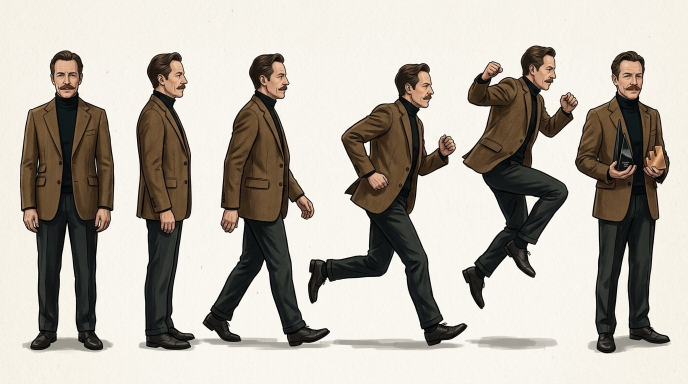
#> input picture Assets/References/ref_tester_turnaround_awards.jpg, 1376 x 768 px (shown at 1/2 size)
$ python extract_character.py
#> lines starting #> are read from the running program, lines starting #| are printed output that depends on the picture; after the words box and inside, x2 and y2 are one past the last pixel; in counts of white or black regions, pixels touching at a corner belong together
### Tools/ArtPipeline/common.py
"""Shared helpers for The Tester art pipeline.

All game art is produced by the scripts in this folder. Run `python3 build_all.py`
from this directory to regenerate every texture in Assets/TheTesterGame/Art/Resources/Art.
"""
import os, json, math
import numpy as np
from PIL import Image, ImageDraw, ImageFilter

HERE = os.path.dirname(os.path.abspath(__file__))
ROOT = os.path.abspath(os.path.join(HERE, '..', '..'))
REFS = os.path.join(ROOT, 'Assets', 'References')
GAME = os.path.join(ROOT, 'Assets', 'TheTesterGame')
ART_OUT = os.path.join(GAME, 'Art', 'Resources', 'Art')
ART_SRC = os.path.join(GAME, 'Art', 'Source')          # pipeline inputs/extras: kept in the project, not shipped
DATA_OUT = os.path.join(GAME, 'Data', 'Resources', 'Data')
FONTS = os.path.join(GAME, 'UI', 'Resources', 'UI', 'Fonts')
UI_OUT = os.path.join(GAME, 'UI', 'Resources', 'UI')
SCRATCH = os.environ.get('TT_SCRATCH', os.path.join(HERE, '_preview'))
os.makedirs(SCRATCH, exist_ok=True)

# Brief palette
MIDNIGHT = (0x09, 0x1B, 0x2D)
PETROL = (0x1B, 0x34, 0x47)
DESAT_BLUE = (0x56, 0x78, 0x89)
TWEED = (0x8A, 0x6B, 0x50)
BRONZE = (0xB6, 0x78, 0x54)
OFFWHITE = (0xD6, 0xCB, 0xC0)
INK = (0x1E, 0x17, 0x14)


def ref(name):
    return os.path.join(REFS, name)


def ensure_dir(p):
    os.makedirs(p, exist_ok=True)
    return p


# [16 lines left out: functions save_png, save_json, not called in this run]


def to_np(img):
    return np.asarray(img.convert('RGBA')).astype(np.float32)


def from_np(a):
    return Image.fromarray(np.clip(a, 0, 255).astype(np.uint8), 'RGBA')


def poly_mask(size, polys, ss=4, blur=0.0):
    """Anti-aliased polygon mask (float 0..1). polys: list of point lists (pixel coords)."""
    w, h = size
    m = Image.new('L', (w * ss, h * ss), 0)
    d = ImageDraw.Draw(m)
    for poly in polys:
        neg = False
        if isinstance(poly, tuple) and poly and poly[0] == '-':
            neg, poly = True, poly[1]
        d.polygon([(x * ss, y * ss) for x, y in poly], fill=0 if neg else 255)
    m = m.resize((w, h), Image.LANCZOS)
    if blur > 0:
        m = m.filter(ImageFilter.GaussianBlur(blur))
    return np.asarray(m).astype(np.float32) / 255.0


def smoothstep(e0, e1, x):
    t = np.clip((x - e0) / (e1 - e0), 0, 1)
    return t * t * (3 - 2 * t)


# [15 lines left out: functions trim, next_pot, not called in this run]


def lerp(a, b, t):
    return a + (b - a) * t


def mix(c1, c2, t):
    return tuple(int(round(lerp(c1[i], c2[i], t))) for i in range(len(c1)))


def rng(seed):
    return np.random.default_rng(seed)

### Tools/ArtPipeline/matte.py
"""Background keying for the illustrated reference sheets (paper / flat backgrounds)."""
import numpy as np
from scipy import ndimage
from common import *


def estimate_bg(a, box, ring=6):
    x0, y0, x1, y1 = box
    sub = a[y0:y1, x0:x1, :3]
    border = np.concatenate([sub[:ring].reshape(-1, 3), sub[-ring:].reshape(-1, 3),
                             sub[:, :ring].reshape(-1, 3), sub[:, -ring:].reshape(-1, 3)])
    return np.median(border, axis=0)


def key_region(a, box, bg=None, t_bg=24.0, t_fg=70.0, local_bg=True, decontam=True):
    """Return RGBA float array (crop of box) with background removed.

    Background = pixels close to bg color AND connected to the crop border.
    Edge alpha is derived from colour distance so anti-aliasing survives.
    """
#> called with box = (255, 85, 415, 715), t_bg = 24, t_fg = 70, local_bg = True, decontam = True
    x0, y0, x1, y1 = box
    sub = a[y0:y1, x0:x1, :3].copy()
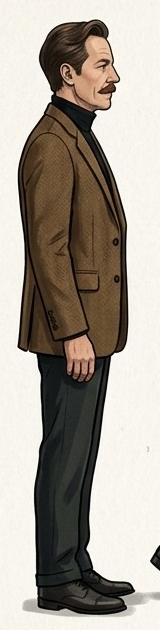
#> sub: shape (630, 160, 3) float32; mean R, G, B 166.9, 159.1, 149
    if bg is None:
        bg = estimate_bg(a, box)
#> bg = [248, 245, 238]
    if local_bg:
        # smooth local background estimate (handles paper gradients)
        bgimg = np.empty_like(sub)
        for c in range(3):
            bgimg[:, :, c] = bg[c]
        near = np.linalg.norm(sub - bg, axis=2) < t_bg * 1.2
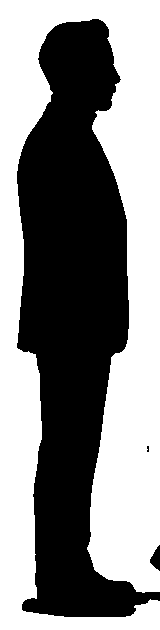
#> near: shape (630, 160) bool; 53.1% white; 3 black regions (1 under 20 px), largest, box (x1, y1, x2, y2) and area: (17, 19, 160, 617) 47142, (150, 545, 160, 571) 157
        for c in range(3):
            ch = np.where(near, sub[:, :, c], np.nan)
            # nan-aware blur via normalized convolution
            v = np.nan_to_num(ch)
            w = (~np.isnan(ch)).astype(np.float32)
            vb = ndimage.gaussian_filter(v, 12)
            wb = ndimage.gaussian_filter(w, 12)
            bgimg[:, :, c] = np.where(wb > 1e-3, vb / np.maximum(wb, 1e-3), bg[c])
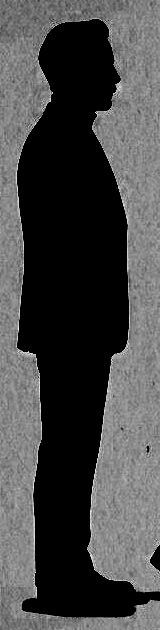
#> ch: shape (630, 160) float32; 46.93% of the values are NaN or infinite; the others: min 219, max 255, mean 238; drawn with min black, max white, NaN and infinite black
    else:
        bgimg = np.broadcast_to(bg, sub.shape)
    d = np.linalg.norm(sub - bgimg, axis=2)
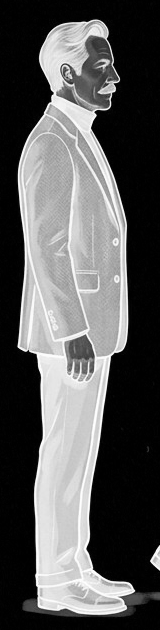
#> d: shape (630, 160) float32; min 0.000875, max 425.1, mean 150.3; drawn with min black and max white
    cand = d < t_bg
#> cand: shape (630, 160) bool; 53% white; 4 black regions (2 under 20 px), largest, box (x1, y1, x2, y2) and area: (17, 19, 160, 617) 47188, (150, 545, 160, 571) 157
    lab, n = ndimage.label(cand)
#> n = 1
    border_labels = set(np.unique(np.concatenate([lab[0], lab[-1], lab[:, 0], lab[:, -1]]))) - {0}
#> border_labels = 1 item
    bgmask = np.isin(lab, list(border_labels))
    # alpha: 0 in background core, ramps on edges
    alpha = np.ones(d.shape, np.float32)
    ramp = smoothstep(t_bg * 0.5, t_fg, d)
    edge_zone = ndimage.binary_dilation(~bgmask, iterations=2) & bgmask
#> edge_zone: shape (630, 160) bool; 3% white in thin lines or dots, all inside (x1, y1, x2, y2) = (15, 17, 160, 619)
    alpha[bgmask] = 0.0
    alpha[edge_zone] = ramp[edge_zone]
    # pixels outside bg but still very close to bg colour right at the boundary: soften
    fg_edge = (~bgmask) & ndimage.binary_dilation(bgmask, iterations=1)
#> fg_edge: shape (630, 160) bool; 1.5% white in thin lines or dots, all inside (x1, y1, x2, y2) = (17, 19, 160, 617)
    alpha[fg_edge] = np.maximum(ramp[fg_edge], 0.35)
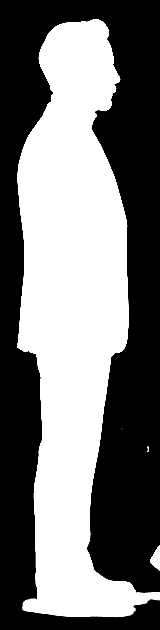
#> alpha: shape (630, 160) float32; min 0, max 1, mean 0.469
    rgb = sub
    if decontam:
        aa = np.clip(alpha, 1e-3, 1)[:, :, None]
        rgb = np.where(alpha[:, :, None] < 0.999, (sub - (1 - aa) * bgimg) / aa, sub)
        rgb = np.clip(rgb, 0, 255)
    out = np.dstack([rgb, alpha * 255.0])
    return out


def composite_check(rgba, bgcol=(255, 0, 255)):
    a = rgba[:, :, 3:4] / 255.0
    rgb = rgba[:, :, :3] * a + np.array(bgcol, np.float32) * (1 - a)
    return Image.fromarray(np.clip(rgb, 0, 255).astype(np.uint8), 'RGB')

### Tools/ArtPipeline/extract_character.py
"""Cut Jean Paul Tester into a jointed cut-out rig from the provided turnaround sheet.

Source: Assets/References/ref_tester_turnaround_awards.jpg (figure 2 = side pose).
Outputs part images (later packed into the character atlas by build_character.py).
"""
import numpy as np
from scipy import ndimage
from PIL import Image
from common import *
from matte import key_region
import char_polys as P

SRC = 'ref_tester_turnaround_awards.jpg'
BOX = (255, 85, 415, 715)          # crop holding figure 2
BLAZER = np.array([102, 77, 50], np.float32)
TROUSER = np.array([34, 38, 37], np.float32)
INK_C = np.array([28, 20, 17], np.float32)


def local(poly):
    return [(x - BOX[0], y - BOX[1]) for x, y in poly]


def largest_component(alpha):
    lab, n = ndimage.label(alpha > 0.4)
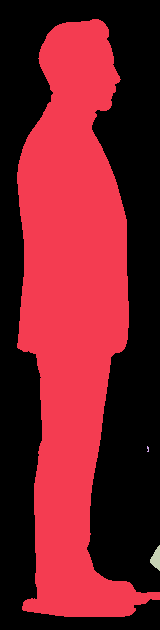
#> lab: shape (630, 160) int32; 4 distinct labels, from 0 to 3; one colour per label, 0 black
#> n = 3
    if n <= 1:
        return alpha
    sizes = ndimage.sum(np.ones_like(alpha), lab, range(1, n + 1))
#> sizes = [47067, 9, 156]
    keep = np.argmax(sizes) + 1
#> keep = 1
    grown = ndimage.binary_dilation(lab == keep, iterations=3)
#> grown: shape (630, 160) bool; 51% white; 1 black region, box (x1, y1, x2, y2) and area: (0, 0, 160, 630) 49437
    return alpha * grown


def tweed_texture(h, w, seed=3, base=BLAZER, dark=0.0):
    """Procedural tweed: noise + fine diagonal herringbone, tuned to the reference blazer."""
    r = rng(seed)
    yy, xx = np.mgrid[0:h, 0:w].astype(np.float32)
    band = np.sign(np.sin(xx * 2 * np.pi / 10.0))
    herring = np.sin((yy + band * xx) * 2 * np.pi / 3.6)
    n = ndimage.gaussian_filter(r.standard_normal((h, w)).astype(np.float32), 0.8)
    n2 = ndimage.gaussian_filter(r.standard_normal((h, w)).astype(np.float32), 6)
    v = 1.0 + 0.06 * herring + 0.10 * n + 0.10 * n2 - dark
    return np.clip(base[None, None, :] * v[:, :, None], 0, 255)


def extract():
    full = to_np(Image.open(ref(SRC)))
    keyed = key_region(full, BOX)
    alpha = largest_component(keyed[:, :, 3] / 255.0)
    rgb = keyed[:, :, :3].copy()
    H, W = alpha.shape
#> H = 630; W = 160
    size = (W, H)
#> size = (160, 630)

    m = {name: poly_mask(size, [local(getattr(P, name))]) for name in
         ['HEAD', 'UPPER_ARM', 'FOREARM', 'HAND', 'THIGH', 'SHIN', 'SHOE', 'TORSO']}
#> in poly_mask, `m = Image.new('L', (w * ss, h * ss), 0)`: m: PIL image 640x2520 L; every value is 0
#> the loop in poly_mask (call 2), `for poly in polys:` made 1 pass
#> neg on pass 1: False
#> m = 8 items

    parts = {}

    def part(name, mask, rgb_override=None):
        a = alpha * mask
        out = np.dstack([rgb_override if rgb_override is not None else rgb, a * 255])
        parts[name] = out

    # --- head --------------------------------------------------------------------------
    blazerish = (np.linalg.norm(rgb - BLAZER, axis=2) < 48) & (rgb[:, :, 0] > 70)
#> blazerish: shape (630, 160) bool; 16.4% white; 433 white regions (407 under 20 px), largest, box (x1, y1, x2, y2) and area: (20, 115, 121, 357) 13403, (46, 104, 78, 138) 355, (20, 258, 30, 349) 347
    neck_zone = poly_mask(size, [local([(270, 180), (400, 180), (400, 230), (270, 230)])]) > 0.5
#> in poly_mask (call 9), `m = m.resize((w, h), Image.LANCZOS)`:
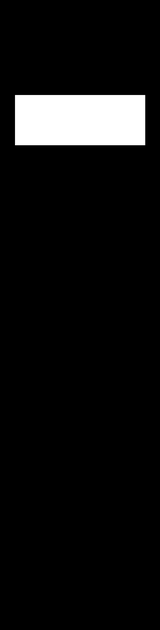
#> m: PIL image 160x630 L; min 0, max 255, mean 16.6
    head_kill = blazerish & neck_zone
    head_kill = ndimage.binary_dilation(head_kill, iterations=1)
    part('head', m['HEAD'])

    # --- arm ---------------------------------------------------------------------------
    part('upperarm', m['UPPER_ARM'])
    part('forearm', m['FOREARM'])
    hand_mask = m['HAND']
    # remove trouser pixels caught inside the hand polygon (dark green-grey, low red)
    trouserish = (rgb[:, :, 1] >= rgb[:, :, 0] - 4) & (rgb.mean(axis=2) < 90)
    blz = np.linalg.norm(rgb - BLAZER, axis=2) < 42
    kill = ndimage.binary_opening(trouserish | blz, iterations=1)
    ha = alpha * hand_mask * (1 - kill)
    lab, n = ndimage.label(ha > 0.3)
#> n = 1
    if n > 1:
        sizes = ndimage.sum(np.ones_like(ha), lab, range(1, n + 1))
        ha = ha * ndimage.binary_dilation(lab == (np.argmax(sizes) + 1), iterations=1)
    parts['hand'] = np.dstack([rgb, ha * 255])

    # --- torso: everything not head(above neck)/legs, with the arm hole inpainted -------
    arm_area = np.maximum.reduce([m['UPPER_ARM'], m['FOREARM'], m['HAND']])
    neck_band = poly_mask(size, [local([(294, 183), (342, 183), (347, 196), (349, 207), (300, 200), (292, 196)])])
    head_only = m['HEAD'] * (1 - neck_band)
    hem_cut = poly_mask(size, [local([(250, 80), (420, 80), (420, 437), (365, 438), (330, 436), (300, 437), (250, 437)])])
    torso_a = alpha * hem_cut * (1 - head_only)
    # where the arm was: fill with tweed shaded darker (arm casts shadow on the side panel)
    hole = (arm_area > 0.02) & (hem_cut > 0.02)
    hole_d = ndimage.binary_dilation(hole, iterations=1)
    tex = tweed_texture(H, W, seed=11, dark=0.22)
    # shading: darker toward the back (left), a little lighter toward the front
    yy, xx = np.mgrid[0:H, 0:W].astype(np.float32)
    shade = np.clip((xx - (280 - BOX[0])) / 50.0, 0, 1)[:, :, None]
    tex = tex * (0.80 + 0.25 * shade)
    torso_rgb = rgb.copy()
    torso_rgb[hole_d] = tex[hole_d]
    # fill alpha inside the hole region (silhouette of torso = union of torso+arm silhouettes)
    sil = alpha * hem_cut
    torso_a = np.where(hole_d, np.maximum(torso_a, sil), torso_a)
    # hem bottom under the hand: the blazer hem continues where the hand covered it
    # redraw the back outline where the sleeve used to define the silhouette
    rows = range(220 - BOX[1], 436 - BOX[1])
    for y in rows:
        xs = np.nonzero(torso_a[y] > 0.5)[0]
        if len(xs) == 0:
            continue
        x0 = xs[0]
        for k in range(3):
            t = [1.0, 0.85, 0.35][k]
            torso_rgb[y, x0 + k] = torso_rgb[y, x0 + k] * (1 - t) + INK_C * t
#> this loop made 216 passes
#> x0 on passes 1 to 3: 28, 28, 27
    # hem line under the hand: draw the blazer hem edge across the hand region
    for x in range(316 - BOX[0], 356 - BOX[0]):
        col = torso_a[:, x]
        ys = np.nonzero(col > 0.5)[0]
        if len(ys) == 0:
            continue
        yb = ys[-1]
        for k in range(3):
            t = [1.0, 0.8, 0.3][k]
            torso_rgb[yb - k, x] = torso_rgb[yb - k, x] * (1 - t) + INK_C * t
#> this loop made 40 passes
#> yb on passes 1 to 12: 351, 351, 351, 351, 350, 351, 350, 350, 350, 350, 350, 350
    parts['torso'] = np.dstack([torso_rgb, torso_a * 255])

    # --- legs -------------------------------------------------------------------------
    leg_rgb = rgb.copy()
    leg_a = alpha.copy()
    clean_row = 476 - BOX[1]
    for y in range(408 - BOX[1], clean_row):
        leg_rgb[y] = rgb[clean_row]
        leg_a[y] = alpha[clean_row]
    parts['thigh'] = np.dstack([leg_rgb, leg_a * m['THIGH'] * 255])
    parts['shin'] = np.dstack([leg_rgb, leg_a * m['SHIN'] * 255])
    shoe_a = alpha * m['SHOE']
    lum = rgb.mean(axis=2)
    sat = rgb.max(axis=2) - rgb.min(axis=2)
    shadow = (lum > 140) & (sat < 30)
    shoe_a[shadow] = 0
    parts['shoe'] = np.dstack([rgb, shoe_a * 255])
    return parts


if __name__ == '__main__':
    import sys
    parts = extract()
#> parts = 8 items
    from matte import composite_check
    out = SCRATCH
    W = max(p.shape[1] for p in parts.values())
#> W = 160
    for name, p in parts.items():
        composite_check(p, (90, 160, 110)).save(f'{out}/part_{name}.png')
#> this loop made 8 passes
    print('parts:', list(parts))
#| parts: ['head', 'upperarm', 'forearm', 'hand', 'torso', 'thigh', 'shin', 'shoe']

$ run again, with Assets/References/ref_tester_turnaround_cup.jpg copied over Assets/References/ref_tester_turnaround_awards.jpg
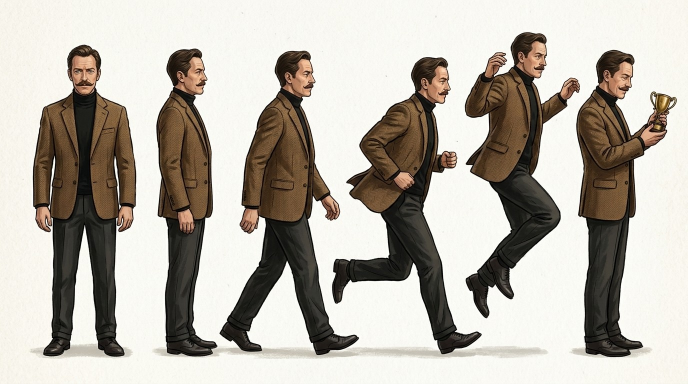
#> input picture Assets/References/ref_tester_turnaround_cup.jpg, 1376 x 768 px (shown at 1/2 size)
#> bg = [248, 248, 242]
#> near: shape (630, 160) bool; 50.1% white; 7 black regions (4 under 20 px), largest, box (x1, y1, x2, y2) and area: (50, 12, 160, 630) 47399, (0, 148, 18, 373) 2782, (0, 612, 11, 630) 128
#> cand: shape (630, 160) bool; 50% white; 7 black regions (4 under 20 px), largest, box (x1, y1, x2, y2) and area: (50, 12, 160, 630) 47437, (0, 148, 18, 373) 2791, (0, 612, 11, 630) 133
#> in key_region, `lab, n = ndimage.label(cand)`: n = 9
#> border_labels = 6 items
#> bgmask: shape (630, 160) bool; 50% white; 7 black regions (4 under 20 px), largest, box (x1, y1, x2, y2) and area: (50, 12, 160, 630) 47440, (0, 148, 18, 373) 2791, (0, 612, 11, 630) 133
#> edge_zone: shape (630, 160) bool; 2.9% white in thin lines or dots
#> fg_edge: shape (630, 160) bool; 1.5% white in thin lines or dots
#> in largest_component, `lab, n = ndimage.label(alpha > 0.4)`:
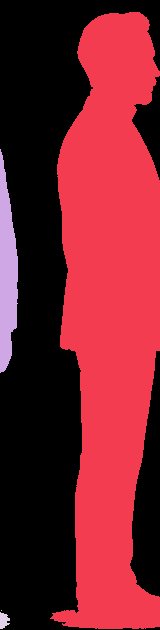
#> lab: shape (630, 160) int32; 5 distinct labels, from 0 to 4; one colour per label, 0 black
#> in largest_component, `lab, n = ndimage.label(alpha > 0.4)`: n = 4
#> in largest_component, `sizes = ndimage.sum(np.ones_like(alpha), lab, range(1, n + 1))`: sizes = [47314, 2775, 1, 118]
#> keep = 1
#> grown: shape (630, 160) bool; 50.5% white; 4 black regions (1 under 20 px), largest, box (x1, y1, x2, y2) and area: (0, 0, 160, 630) 45190, (133, 354, 160, 594) 3721, (135, 82, 160, 171) 1006
#> the loop in poly_mask (call 2), `for poly in polys:` made 1 pass
#> neg on pass 1: False
#> in extract, `m = {name: poly_mask(size, [local(getattr(P, name))]) for name in ['HE..`: m = 8 items
#> in extract, `blazerish = (np.linalg.norm(rgb - BLAZER, axis=2) < 48) & (rgb[:, :, 0..`:
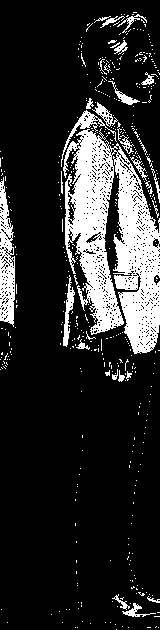
#> blazerish: shape (630, 160) bool; 16.8% white; 463 white regions (434 under 20 px), largest, box (x1, y1, x2, y2) and area: (63, 128, 160, 354) 12228, (0, 177, 15, 327) 1414, (61, 110, 117, 167) 380
#> in extract, `lab, n = ndimage.label(ha > 0.3)`: n = 6
#> in extract, `sizes = ndimage.sum(np.ones_like(ha), lab, range(1, n + 1))`: sizes = [616, 3, 4, 2, 1, 14]
#> the loop in extract, `for y in rows:` made 216 passes
#> x0 on passes 1 to 3: 66, 65, 65
#> the loop in extract, `for x in range(316 - BOX[0], 356 - BOX[0]):` made 40 passes
#> yb on passes 1 to 8: 347, 347, 348, 348, 349, 349, 349, 348
#> parts = 8 items
#> `W = max(p.shape[1] for p in parts.values())`: W = 160
#> the loop `for name, p in parts.items():` made 8 passes
#| parts: ['head', 'upperarm', 'forearm', 'hand', 'torso', 'thigh', 'shin', 'shoe']
